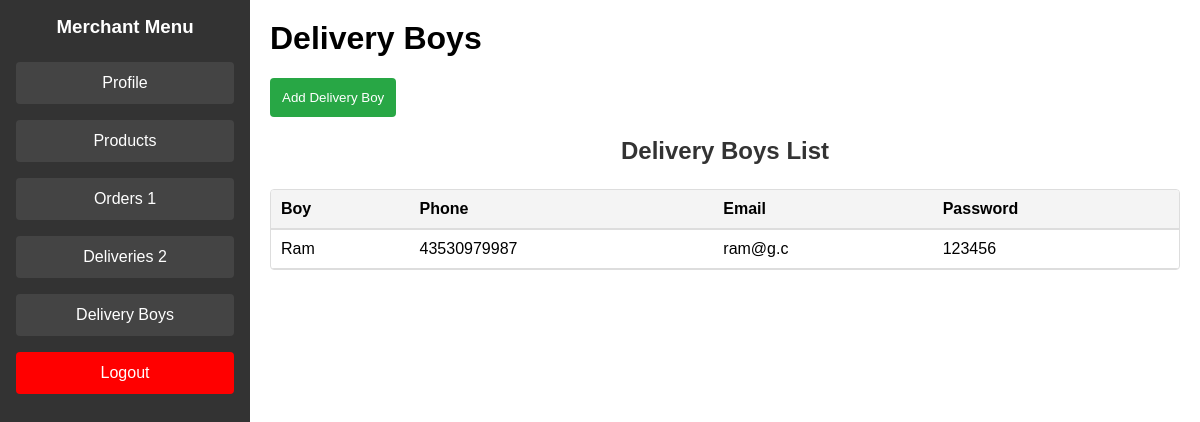
Page /admin/delivery_boys (signed in) on the committed database.
### tables this page shows
CREATE TABLE delivery_boys (
    id INTEGER PRIMARY KEY AUTOINCREMENT,
    delivery_boy TEXT NOT NULL,
    phone TEXT NOT NULL,
    email TEXT NOT NULL UNIQUE,
    password TEXT NOT NULL
, owner_name TEXT, shop_name TEXT);

### routes/admin.py (the view)
@admin_bp.route('/delivery_boys')
def delivery_boys():
    conn = get_db_connection()
    cursor = conn.cursor()
    cursor.execute('SELECT * FROM delivery_boys where owner_name=?',(session['admin_name'],))
    delivery_boys = cursor.fetchall()
    return render_template('admin/admin_delivery_boys.html',delivery_boys=delivery_boys, count=in_process_count(), delivery_orders_count=delivery_orders_count())

### routes/admin.py (called while the page is built)
def get_db_connection():
    conn = sqlite3.connect('ecommerce.db')
    conn.row_factory = sqlite3.Row
    return conn

def in_process_count():
    conn = get_db_connection()
    cursor = conn.cursor()
    cursor.execute('SELECT count(*) FROM orders WHERE status = ? and owner_name = ?', ('Received',session['admin_name']))
    count = cursor.fetchone()[0]
    return count

def delivery_orders_count():
    conn = get_db_connection()
    cursor = conn.cursor()
    cursor.execute('SELECT count(*) FROM delivery_orders WHERE status != "delivered" and delivery_boy in (select delivery_boy from delivery_boys where owner_name=?)',(session['admin_name'],))
    count = cursor.fetchone()[0]
    conn.close()
    return count

### templates/admin/admin_delivery_boys.html (shortened to what this page needs)
{% extends "admin/admin_base.html" %}
{% block content %}
<h1>Delivery Boys</h1>
<button id="addButton">Add Delivery Boy</button>
<h2>Delivery Boys List</h2>
<div class="table-container">
    <table>
        <thead>
            <tr>
                <th>Boy</th>
                <th>Phone</th>
                <th>Email</th>
                <th>Password</th>
            </tr>
        </thead>
        <tbody>
            {% for delivery_boy in delivery_boys %}
            <tr>
                <td>{{ delivery_boy['delivery_boy'] }}</td>
                <td>{{ delivery_boy['phone'] }}</td>
                <td>{{ delivery_boy['email'] }}</td>
                <td>{{ delivery_boy['password'] }}</td>
            </tr>
            {% endfor %}
        </tbody>
    </table>
</div>
</body>
{% endblock %}

### static/css/styles.css (style rules this page uses)
body { font-family: Arial, sans-serif; background-color: #f4f4f4; display: flex; justify-content: center; align-items: center; height: 100vh; margin: 0; }
.content h1 { margin-top: 0; }
h2 { margin-bottom: 1.5rem; color: #333; text-align: center; }
button { padding: 0.75rem; background-color: #28a745; color: #fff; border: none; border-radius: 4px; cursor: pointer; }
.table-container { max-height: 500px; overflow-y: auto; border: 1px solid #ddd; border-radius: 4px; margin-top: 20px; display: block; }
table { width: 100%; border-collapse: collapse; }
thead th { background-color: #f4f4f4; border-bottom: 2px solid #ddd; padding: 10px; text-align: left; position: sticky; top: 0; z-index: 1; }
tbody td { border-bottom: 1px solid #ddd; padding: 10px; vertical-align: top; }

### rows in the picture
delivery_boys: delivery_boy "Ram", phone "43530979987", email "ram@g.c", password "123456"

### other values in the picture
{{ count }} "1"
{{ delivery_orders_count }} "2"
